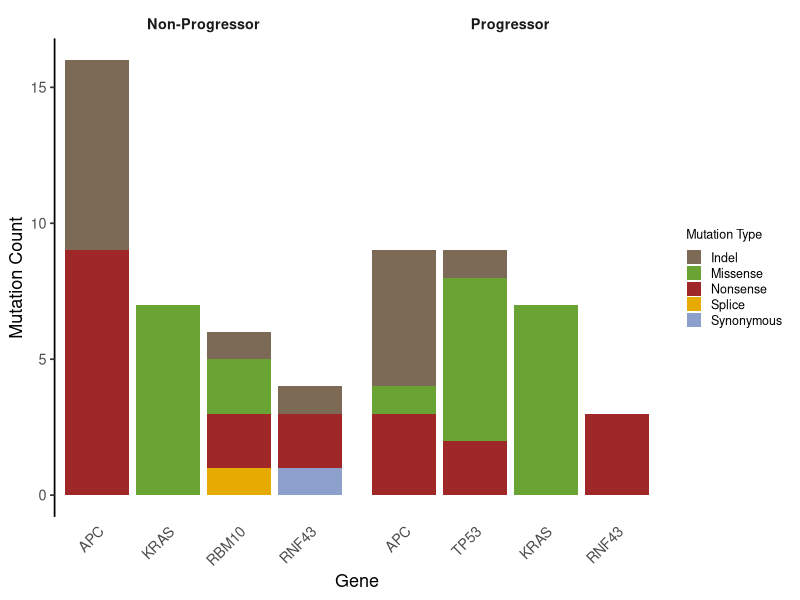
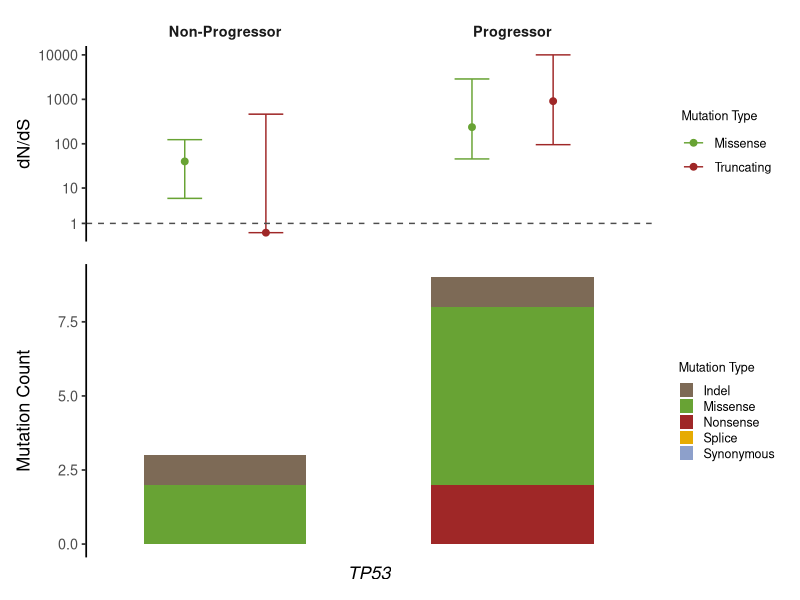

The R source for these figures, in order:
library(readr)
library(dplyr)
library(tidyr)
library(ggplot2)
library(forcats)
library(patchwork)

#### Prep ####
# Read in data
prog <- read_tsv("data/variants/dndscv/dndscv_genes_prog_pre.tsv") |>
  mutate(group = "Progressor")
non_prog <- read_tsv("data/variants/dndscv/dndscv_genes_non_prog_pre.tsv") |>
  mutate(group = "Non-Progressor")
prog_ci <- read_tsv("data/variants/dndscv/prog_gene_ci.tsv") |>
  mutate(group = "Progressor")
non_prog_ci <- read_tsv("data/variants/dndscv/non_prog_gene_ci.tsv") |>
  mutate(group = "Non-Progressor")

combined_df <- bind_rows(prog, non_prog)

# Reshape and filter data
muts_df <- combined_df |>
  select(gene_name, qglobal_cv, group, n_syn, n_mis, n_non, n_spl, n_ind) |>
  pivot_longer(
    cols = starts_with("n_"),
    names_to = "mutation_type",
    values_to = "count"
  ) |>
  mutate(
    mutation_type = recode(mutation_type,
      n_syn = "Synonymous", n_mis = "Missense", n_non = "Nonsense",
      n_spl = "Splice", n_ind = "Indel"
    )
  )

sig_muts_sums <- muts_df |>
  filter(qglobal_cv < 0.05) |>
  group_by(gene_name, group, mutation_type) |>
  summarise(total = sum(count), .groups = "drop")

##### Plot ##### 
### Barplot ###
# Define colours
mutation_colours <- c(
  "Synonymous" = "#8DA0CB",   # slate blue-grey
  "Missense"   = "#68a334ff",   # muted green
  "Nonsense"   = "#9f2727ff",   # softer, warm red
  "Splice"     = "#E6AB02",   # goldenrod
  "Indel"      = "#7d6a56ff"    # teal
)

# Plot
counts_barplot <- ggplot(sig_muts_sums, aes(x = reorder(gene_name, -total), y = total, fill = mutation_type)) +
  geom_col() +
  facet_wrap(~group, scales = "free_x") +
  scale_fill_manual(values = mutation_colours) +
  labs(
    x = "Gene",
    y = "Mutation Count",
    fill = "Mutation Type"
  ) +
  theme_classic(base_size = 13) +
  theme(
    panel.grid = element_blank(),
    axis.line.y = element_line(colour = "black"),
    axis.line.x = element_blank(),
    axis.ticks.x = element_blank(),
    axis.text.x = element_text(angle = 45, hjust = 1),
    strip.background = element_blank(),
    strip.text = element_text(face = "bold"),
    legend.position = "right",
    legend.key.size = unit(0.4, "cm"),
    legend.text = element_text(size = 9),
    legend.title = element_text(size = 9)
  )

ggsave("plots/dndscv/precursors/dndscv_barplot.png", plot = counts_barplot, height = 4, width = 4.7, dpi = 300)

### TP53 Plot ###
tp53_df <- muts_df |>
  filter(gene_name == "TP53") |>
  group_by(gene_name, group, mutation_type) |>
  summarise(total = sum(count), .groups = "drop")

barplot <- ggplot(tp53_df, aes(x = gene_name, y = total, fill = mutation_type)) +
              geom_col(position = "stack", width = 0.7) +
              facet_wrap(~group, scales = "free_x") +
              scale_fill_manual(values = mutation_colours) +
              labs(
                x = "TP53",
                y = "Mutation Count",
                fill = "Mutation Type"
              ) +
              theme_classic(base_size = 13) +
              theme(
                panel.grid = element_blank(),
                axis.line.y = element_line(colour = "black"),
                axis.line.x = element_blank(),
                axis.title.x = element_text(face = "italic"),
                axis.ticks.x = element_blank(),
                axis.text.x = element_blank(),
                strip.background = element_blank(),
                strip.text = element_blank(),
                legend.position = "right",
                legend.key.size = unit(0.4, "cm"),
                legend.text = element_text(size = 9),
                legend.title = element_text(size = 9)
              )

# Prep
ci_df <- bind_rows(prog_ci, non_prog_ci) |>
  rename(gene_name = gene) |>
  tidyr::pivot_longer(cols = starts_with(c("mis", "tru")),
                      names_to = c("type", ".value"),
                      names_pattern = "(mis|tru)_(.*)") |>
  mutate(type = dplyr::recode(type,
                         "mis" = "Missense",
                         "tru" = "Truncating")
        )

# Dot plot of truncating dN/dS with error bars
dotplot <- ggplot(ci_df, aes(x = gene_name, y = mle, colour = type)) +
  geom_point(size = 2, position = position_dodge(width = 0.7)) +
  geom_errorbar(aes(ymin = low, ymax = high),
    width = 0.3,
    position = position_dodge(width = 0.7)
  ) +
  geom_hline(yintercept = 1, linetype = "dashed", colour = "grey30") +
  scale_color_manual(values = c("#68a334ff", "#9f2727ff")) +
  scale_y_log10(trans = "pseudo_log", breaks = c(1, 10, 100, 1000, 10000)) +
  facet_wrap(~group, scales = "free_x") +
  theme_classic(base_size = 13) +
  theme(
    axis.title.x = element_blank(),
    axis.text.x = element_blank(),
    axis.ticks.x = element_blank(),
    axis.line.x = element_blank(),
    strip.background = element_blank(),
    strip.text = element_text(face = "bold"),
    legend.text = element_text(size = 9),
    legend.title = element_text(size = 9),
    legend.position = "right"
  ) +
  labs(y = "dN/dS", colour = "Mutation Type")

# Combine
combined_plot <- dotplot / barplot + plot_layout(heights = c(1, 1.5))

ggsave("plots/dndscv/precursors/dndscv_tp53_plot.png", plot = combined_plot, height = 5, width = 5.2, dpi = 300)
